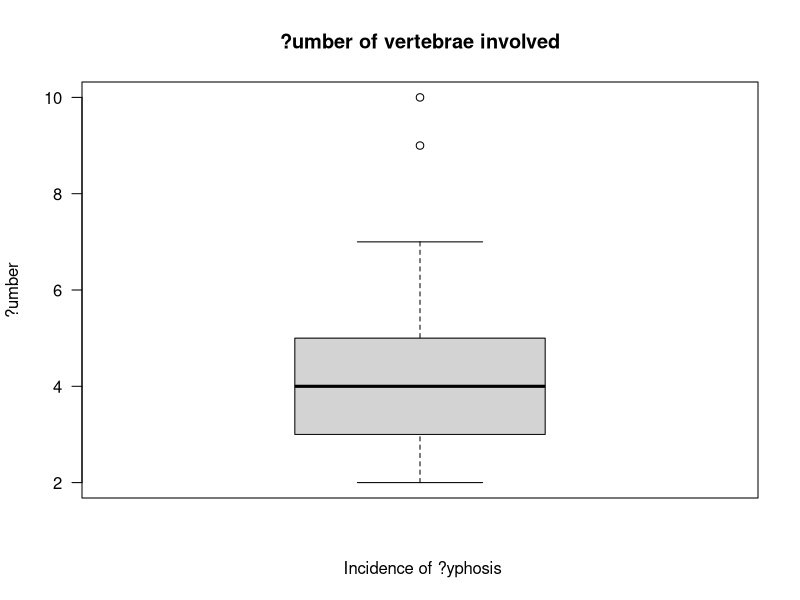
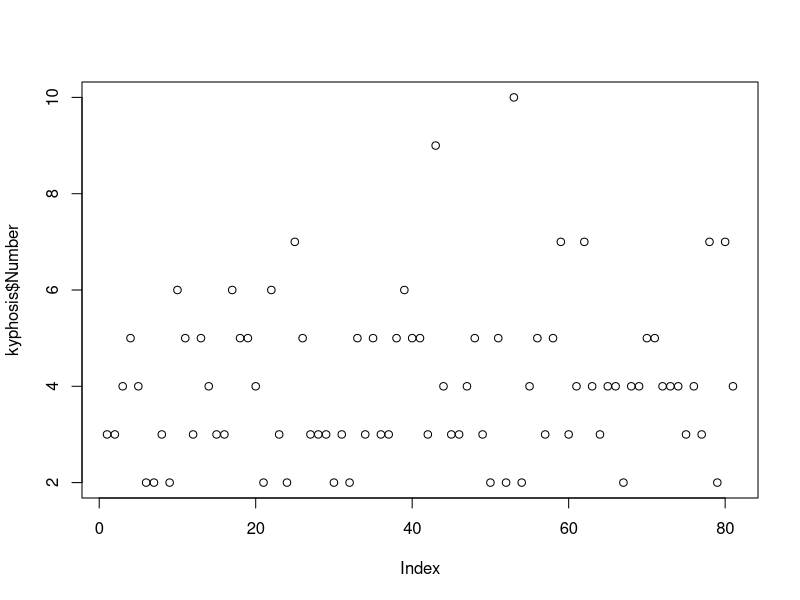

Write R code to recreate these figures, in order.
# Created by: xaniwths

#Insert rpart
library(rpart)

#load "kyphosis"
data(kyphosis)

#Dataset summary
summary(kyphosis)

#Boxplot for number variable
boxplot(kyphosis$Number, ylab = "?umber" , xlab = " Incidence of ?yphosis", main = "?umber of vertebrae involved",las=1)

#Find the outliers 
outliers <- boxplot.stats(kyphosis$Number)$out
outliers

#Which lines correspond to the specific data
out_ind <- which(kyphosis$Number %in% c(outliers))
out_ind

#Repeat with Identify function
plot(kyphosis$Number)
identify(kyphosis$Number)